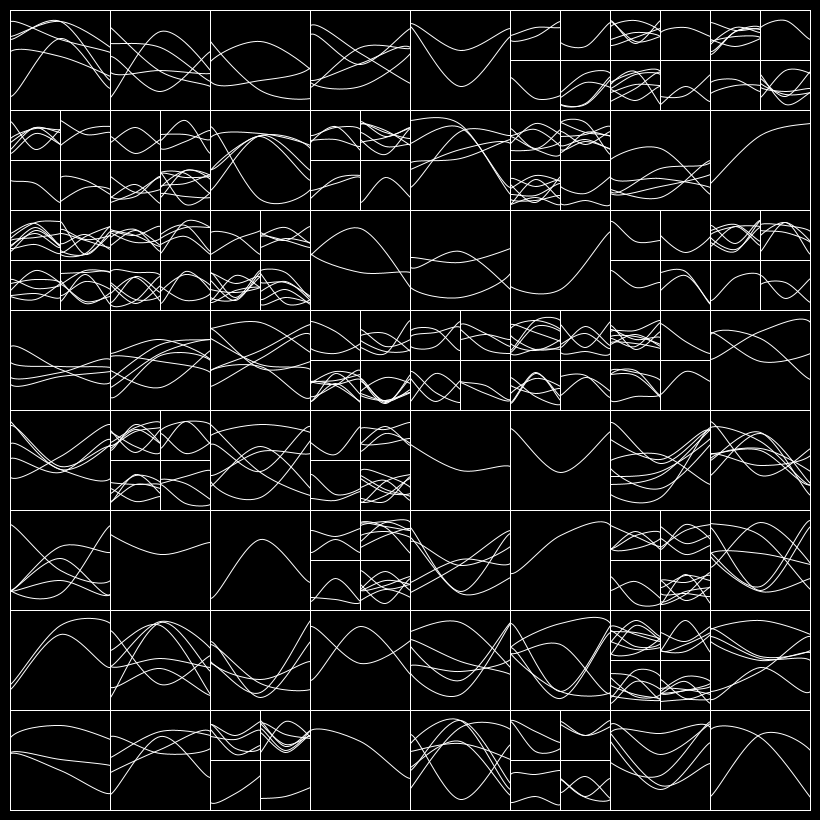
Frame 1 (no input)
Frame 60 (the mouse pressed at the canvas centre just before this capture): identical to frame 1, image omitted
Frame 120 (the mouse held since frame 60 and released just before this capture): identical to frame 1, image omitted

The Processing sketch that drew this single still picture (run headless with seeded random() and noise(); from frame 60 on, the mouse is pressed at the canvas centre):

// Processing sketch: Sketch_32
// ── Sketch_32.pde
ArrayList<GridPoint> points = new ArrayList<GridPoint>();
float tileWidth = 100, tileHeight = 100;

void setup()
{
    size(820,820);

    for (float x = 0; x < (width - 20); x += tileWidth) 
    {
        for (float y = 0; y < (height - 20); y += tileHeight) 
        {
            points.add(new GridPoint(x, y, tileWidth, tileHeight));
        }
    }
    
    randomlySubdivideGridPoints();
}

void randomlySubdivideGridPoints () 
{
    ArrayList<GridPoint> newPoints = new ArrayList<GridPoint>();
    
    for (GridPoint p : points)
    {
        if (random(1) > 0.5) 
        {
            p.Subdivide(newPoints);
        } 
        else 
        {
            newPoints.add(p);
        }
    }
    
    points = newPoints;
}

void draw()
{    
    background(0);
    translate(10, 10);

    noFill();
    stroke(255);
    strokeWeight(1);

    for (GridPoint point : points)
    {
        point.Draw();

        for (int d = 0; d < point.randDepth; d++) 
        {
            point.DrawCurveVertex(d);
        }
    }

    save("frame.png");
}

class GridPoint 
{
    float x, y, tileWidth, tileHeight;
    ArrayList<GridPoint> points = new ArrayList<GridPoint>();
    int randDepth = (int) random(1,8); 

    int[][] randIntY = new int[8][8];

    GridPoint(float _x, float _y, float _tw, float _th)
    {
        x = _x;
        y = _y; 
        tileWidth = _tw; 
        tileHeight = _th;

        for (int d = 0; d < randDepth; d++) 
        {
            for (int i = 0; i < randIntY.length; i++) 
            {
                randIntY[d][i] = (int)random(10,tileHeight-(tileHeight/10));
            }
        }
    }

    void Draw()
    {       
        rect(x,y,tileWidth,tileHeight);
    }

    void DrawCurveVertex(int d)
    {
            beginShape();
                curveVertex(x, y + randIntY[d][0]);
                curveVertex(x, y + randIntY[d][1]);
                curveVertex(x + (tileWidth/2), y + randIntY[d][2]);
                curveVertex(x + tileWidth, y + randIntY[d][3]);
                curveVertex(x + tileWidth, y + randIntY[d][4]);
            endShape();
    }

    void Subdivide(ArrayList<GridPoint> pointsBefore)
    {
        points = pointsBefore;

        for (float w = 0; w <= 1; w++) 
        {
            for (float h = 0; h <=1; h++) 
            {
                points.add(new GridPoint(x + ((tileWidth/2) * w), y + ((tileHeight/2) * h), tileWidth/2, tileHeight/2));
            }
        }
    }
}
